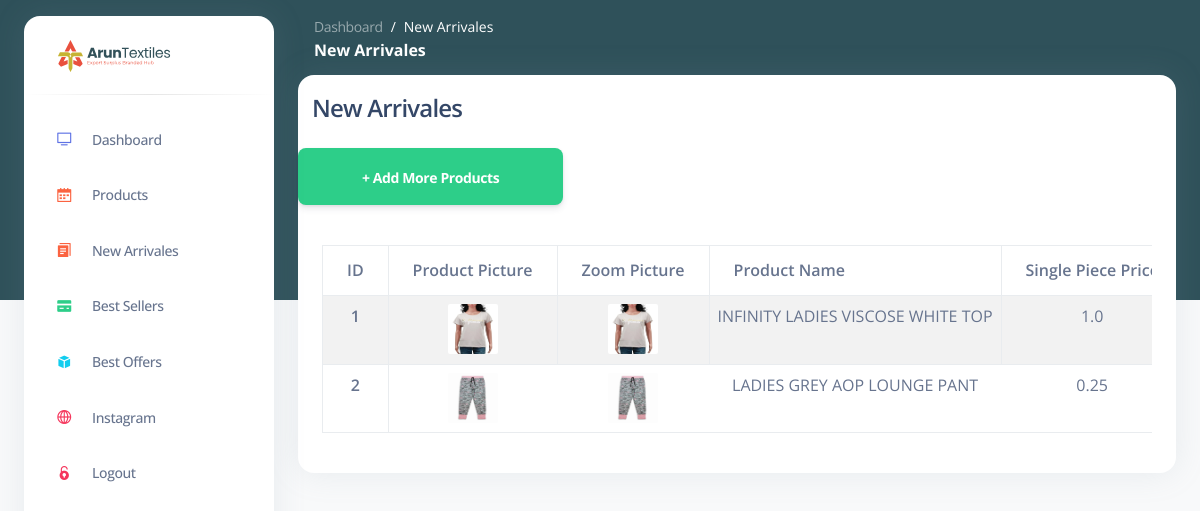
/shop-items (signed in), run on the app's committed database.
### wedsite/models.py (models this page shows, shortened)
class BaseProduct(db.Model):
    __abstract__ = True
    id = db.Column(db.Integer, primary_key=True)
    product_name = db.Column(db.String(100), nullable=False)
    about_product = db.Column(db.String(1000), nullable=False)
    single_product_price = db.Column(db.Float, nullable=False)
    brand_name = db.Column(db.String(50), nullable=False)
    no_of_products = db.Column(db.Integer, nullable=False)
    no_of_products_price = db.Column(db.Float, nullable=False)
    product_sizes_no_for_m = db.Column(db.Integer, nullable=True)
    product_sizes_no_for_s = db.Column(db.Integer, nullable=True)
    product_sizes_no_for_l = db.Column(db.Integer, nullable=True)
    product_sizes_no_for_xl = db.Column(db.Integer, nullable=True)
    product_sizes_no_for_xxl = db.Column(db.Integer, nullable=True)
    product_code = db.Column(db.String(50), nullable=False)
    product_picture = db.Column(db.String(1000), nullable=False)
    product_picture_zoom = db.Column(db.String(1000), nullable=False)
    product_tag = db.Column(db.String(50), nullable=False)
    certian_number_products = db.Column(db.Integer, nullable=True)
    certian_number_products_discount = db.Column(db.Integer, nullable=True)

class Product(BaseProduct):
    product_type = db.Column(db.String(50))

### wedsite/admin.py (the view)
@admin.route('/shop-items', methods=['GET', 'POST'])
@login_required
def shop_items():
    items = Product.query.order_by(Product.id).all()
    return render_template('shop_items.html', items=items)

### wedsite/__init__.py (called while the page is built)
def create_app():
    app = Flask(__name__)
    app.config['SECRET_KEY'] = 'xxxxyyyyyzzzzz'
    app.config['SQLALCHEMY_DATABASE_URI'] = f'sqlite:///{DB_NAME}'
    csrf = CSRFProtect(app)
    db.init_app(app)
    from .views import views
    from .auth import auth
    from .admin import admin
    from .models import Product, BestSeller, BestOffers, Instagram, ProductPage, Admin, User
    app.register_blueprint(views, url_prefix='/')
    app.register_blueprint(auth, url_prefix='/')
    app.register_blueprint(admin, url_prefix='/')
    with app.app_context():
        create_database()
        login_manager = LoginManager()
        login_manager.login_view = 'auth.login'
        login_manager.init_app(app)
        @login_manager.user_loader
        def load_user(id):
            return User.query.get(int(id))
    return app

### wedsite/templates/shop_items.html (shortened to what this page needs)
{% extends 'dashboard.html' %}
{% block content %}
<main class="main-content position-relative border-radius-lg ">
    <nav class="navbar navbar-main navbar-expand-lg px-0 mx-4 shadow-none border-radius-xl " id="navbarBlur" data-scroll="false">
        <div class="container-fluid py-1 px-3">
            <nav aria-label="breadcrumb">
                <ol class="breadcrumb bg-transparent mb-0 pb-0 pt-1 px-0 me-sm-6 me-5">
                    <li class="breadcrumb-item text-sm"><a class="opacity-5 text-white" href="javascript:;">Dashboard</a></li>
                    <li class="breadcrumb-item text-sm text-white active" aria-current="page">New Arrivales</li>
                </ol>
                <h6 class="font-weight-bolder text-white mb-0">New Arrivales</h6>
            </nav>
        </div>
    </nav>
    <div class="container">
        <div class="row">
            <div class="col-md-12">
                <div class="card">
                    <div class="row">
                        <div class="col-md-10" style="padding:16px;">
                            <h4 style="margin-left:10px"> New Arrivales </h4>
                        </div>
                        <div>
                            <a href="{{ url_for('admin.add_shop_items') }}" class="btn btn-success btn-lg"> + Add More Products</a>
                        </div>
                    </div>
                    <div class="card-body" id="products-table">
                        {% if items | length < 1 %}
                        <h3 style="color: white;">No Shop Items</h3>
                        {% else %}
                        <div class="table-responsive">
                            <table class="table table-bordered table-striped">
                                <thead>
                                    <tr>
                                        <th scope="col">ID</th>
                                        <th scope="col">Product Picture</th>
                                        <th scope="col">Zoom Picture</th>
                                        <th scope="col">Product Name</th>
                                        <th scope="col">Single Piece Price</th>
                                    </tr>
                                </thead>
                                <tbody class="text-center">
                                    {% for item in items %}
                                    <tr>
                                        <th scope="row">{{ item.id }}</th>
                                        <td><img src="{{ item.product_picture }}" alt="" style="height: 50px; width: 50px; border-radius: 2px;"></td>
                                        <td><img src="{{ item.product_picture_zoom }}" alt="" style="height: 50px; width: 50px; border-radius: 2px;"></td>
                                        <td>{{ item.product_name }}</td>
                                        <td>{{ item.single_product_price }}</td>
                                    </tr>
                                    {% endfor %}
                                </tbody>
                            </table>
                        {% endif %}
                    </div>
                </div>
            </div>
        </div>
    </div>
</body>
{% endblock %}

### data on the page
Product: id "1", product_picture (picture), product_picture_zoom (picture), product_name "INFINITY LADIES VISCOSE WHITE TOP", single_product_price "1.0"
Product: id "2", product_picture (picture), product_picture_zoom (picture), product_name "LADIES GREY AOP LOUNGE PANT", single_product_price "0.25"
